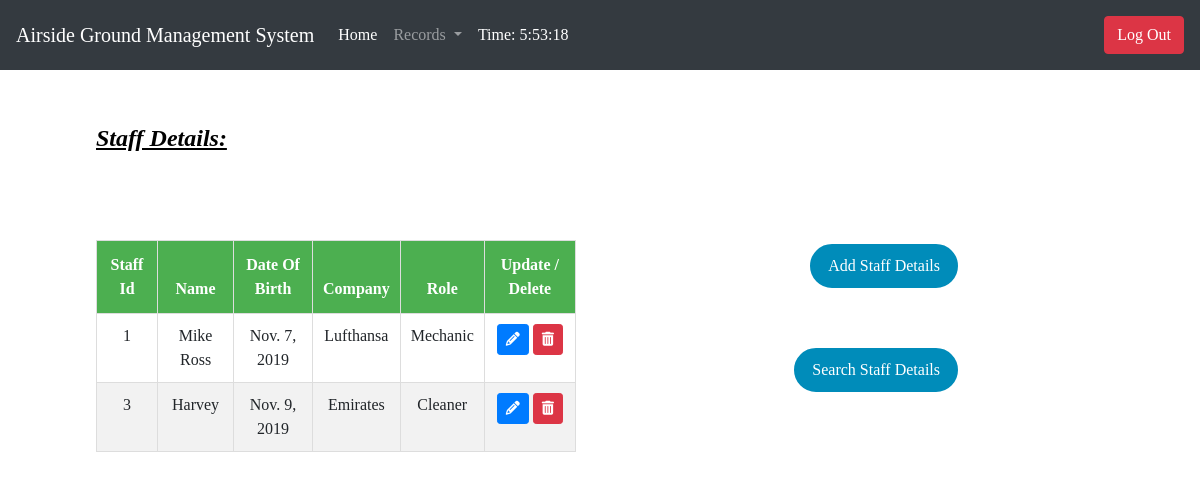
The page /staff/ (signed in) on the database its author committed.
### staff/models.py (models this page shows)
class Crew(models.Model):
	crewid = models.CharField(max_length=5, primary_key=True)
	name = models.CharField(max_length=15)
	crew_dob = models.DateField(auto_now=False, auto_now_add=False)
	company = models.ForeignKey(Airline, on_delete=models.CASCADE, related_name='al1')
	role = models.CharField(max_length=10)

### postlog/models.py (models this page shows)
class Airline(models.Model):
	airline = models.CharField(max_length=35)
	def __str__(self):
		return self.airline

### staff/views.py (the view)
# urls.py: path('',views.CrewListPageView.as_view(), name ='crew_list'),
class CrewListPageView(ListView):
	model = Crew
	context_object_name = 'crews'
	template_name = 'staff/staff_home.html'

### staff/templates/staff/staff_home.html (shortened to what this page needs)
{% extends 'base_template1.html' %}
{% load static from staticfiles %}
{% load crispy_forms_tags %}
{%block content%}
{% if crews %}
<p id="fli"><u><b><i>Staff Details:</i></b></u></p>
<table class="table table-bordered" id="flight">
    <thead>
        <tr>
            <th class="text-center" scope="col">Staff Id</th>
            <th class="text-center" scope="col">Name</th>
            <th class="text-center" scope="col">Date Of Birth</th>
            <th class="text-center" scope="col">Company</th>
            <th class="text-center" scope="col">Role</th>
            <th class="text-center" scope="col">Update / Delete</th>
        </tr>
    </thead>
    <tbody>
        {% for crew in crews %}
        <tr>
            <td class="text-center">{{crew.crewid}}</td>
            <td class="text-center">{{crew.name}}</td>
            <td class="text-center">{{crew.crew_dob}}</td>
            <td class="text-center">{{crew.company}}</td>
            <td class="text-center">{{crew.role}}</td>
            <td class="text-center">
                <a href="{% url 'crew_update' crew.pk %}">
                    <button type="button" class="update-status btn btn-sm btn-primary">
                        <span class="fa fa-pencil"></span>
                    </button>
                    <form action="{% url 'crew_delete' crew.pk %}" method='POST' style="display: inline;">
                        <button type="submit" class="delete-status btn btn-sm btn-danger">
                            <span class="fa fa-trash"></span>
                        </button>
                    </form>
        </tr>
        {%endfor%}
    </tbody>
</table>
<a href='{% url "crew_add" %}'>
    <button type="button" class="butra button1ra">Add Staff Details</button>
</a>
<button type="button" class="butrb button2rb" data-toggle="modal" data-target="#Hello_Modal">Search Staff Details</button>
{% endif %}
{% endblock %}

### assets/styles.css (style rules this page uses)
body { background-repeat: no-repeat; background-size: auto; color: #000; }
body * { font-family: Ubuntu; }
a, a:hover, a:visited { color: #fff; text-decoration: none; }

### assets/styles_status.css (style rules this page uses)
#fli { position: absolute; top: 15%; left: 8%; font-size: 150%; }
#flight { font-family: "Trebuchet MS", Arial, Helvetica, sans-serif; border-collapse: collapse; width: 40%; position: absolute; top: 30%; left: 8%; }
#flight td, #flight th { border: 1px solid #ddd; padding: 10px; flex-wrap: nowrap; }
#flight tr:nth-child(even) { background-color: #f2f2f2; }
#flight th { padding-top: 12px; padding-bottom: 12px; text-align: left; background-color: #4CAF50; color: white; }
.butra { background-color: #4CAF50; border: none; color: white; padding: 8px 16px; text-align: center; text-decoration: none; display: inline-block; font-size: 16px; margin: 4px 2px; -webkit-transition-duration: 0.4s; transition-duration: 0.4s; cursor: pointer; position: absolute; top: 30%; right: 20%; border-radius: 30px; }
.butrb { background-color: #4CAF50; border: none; color: white; padding: 8px 16px; text-align: center; text-decoration: none; display: inline-block; font-size: 16px; margin: 4px 2px; -webkit-transition-duration: 0.4s; transition-duration: 0.4s; cursor: pointer; position: absolute; top: 43%; right: 20%; border-radius: 30px; }
.button1ra { background-color: #008CBA; color: white; border: 2px solid #008CBA; }
.button2rb { background-color: #008CBA; color: white; border: 2px solid #008CBA; }

### rows shown on the page
Crew: crewid "1", name "Mike Ross", crew_dob "Nov. 7, 2019", company "Lufthansa", role "Mechanic"
Crew: crewid "3", name "Harvey", crew_dob "Nov. 9, 2019", company "Emirates", role "Cleaner"
